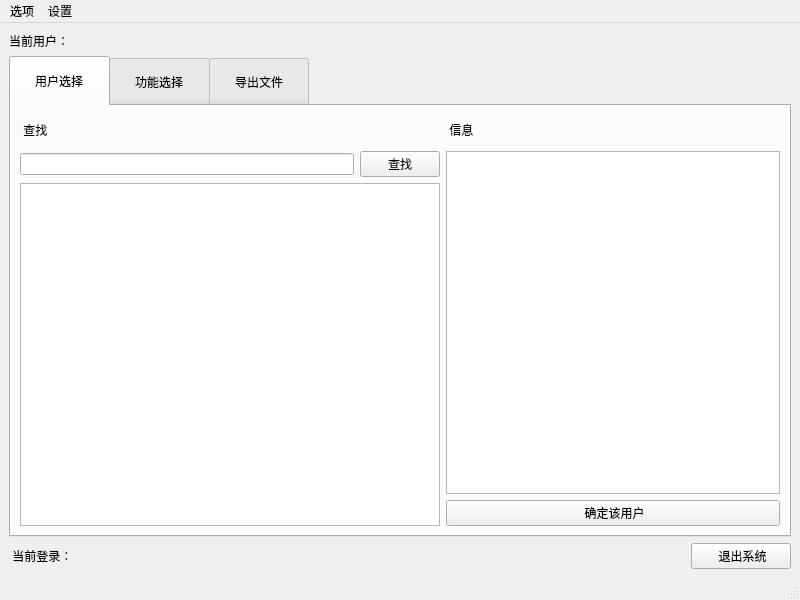
<?xml version="1.0" encoding="UTF-8"?>
<ui version="4.0">
 <class>MainWindow</class>
 <widget class="QMainWindow" name="MainWindow">
  <property name="geometry">
   <rect>
    <x>0</x>
    <y>0</y>
    <width>800</width>
    <height>600</height>
   </rect>
  </property>
  <property name="windowTitle">
   <string>MainWindow</string>
  </property>
  <widget class="QWidget" name="centralwidget">
   <layout class="QGridLayout" name="gridLayout">
    <item row="2" column="0">
     <layout class="QHBoxLayout" name="horizontalLayout_4">
      <item>
       <widget class="QLabel" name="label_bottom">
        <property name="text">
         <string> 当前登录：</string>
        </property>
       </widget>
      </item>
      <item>
       <widget class="QPushButton" name="pushButton_exit">
        <property name="maximumSize">
         <size>
          <width>100</width>
          <height>50</height>
         </size>
        </property>
        <property name="text">
         <string> 退出系统</string>
        </property>
       </widget>
      </item>
     </layout>
    </item>
    <item row="0" column="0">
     <widget class="QLabel" name="label_top">
      <property name="text">
       <string>当前用户：</string>
      </property>
     </widget>
    </item>
    <item row="1" column="0">
     <widget class="QTabWidget" name="tabWidget">
      <property name="styleSheet">
       <string notr="true">QTabBar::tab{min-height: 50px; min-width: 100px;}</string>
      </property>
      <property name="tabPosition">
       <enum>QTabWidget::North</enum>
      </property>
      <property name="tabShape">
       <enum>QTabWidget::Rounded</enum>
      </property>
      <property name="currentIndex">
       <number>0</number>
      </property>
      <property name="iconSize">
       <size>
        <width>160</width>
        <height>176</height>
       </size>
      </property>
      <widget class="QWidget" name="tab_selectUser">
       <attribute name="title">
        <string>用户选择</string>
       </attribute>
       <layout class="QGridLayout" name="gridLayout_2">
        <item row="0" column="0">
         <widget class="QLabel" name="label_2">
          <property name="sizePolicy">
           <sizepolicy hsizetype="Preferred" vsizetype="Expanding">
            <horstretch>0</horstretch>
            <verstretch>0</verstretch>
           </sizepolicy>
          </property>
          <property name="maximumSize">
           <size>
            <width>16777215</width>
            <height>30</height>
           </size>
          </property>
          <property name="text">
           <string> 查找</string>
          </property>
         </widget>
        </item>
        <item row="2" column="0" colspan="2">
         <widget class="QListView" name="listView_showUsers"/>
        </item>
        <item row="1" column="0">
         <widget class="QLineEdit" name="lineEdit_searchUser"/>
        </item>
        <item row="1" column="1">
         <widget class="QPushButton" name="pushButton_findUser">
          <property name="maximumSize">
           <size>
            <width>100</width>
            <height>50</height>
           </size>
          </property>
          <property name="text">
           <string>查找</string>
          </property>
         </widget>
        </item>
        <item row="0" column="2">
         <widget class="QLabel" name="label">
          <property name="sizePolicy">
           <sizepolicy hsizetype="Preferred" vsizetype="Expanding">
            <horstretch>0</horstretch>
            <verstretch>0</verstretch>
           </sizepolicy>
          </property>
          <property name="maximumSize">
           <size>
            <width>16777215</width>
            <height>30</height>
           </size>
          </property>
          <property name="text">
           <string> 信息</string>
          </property>
         </widget>
        </item>
        <item row="1" column="2" rowspan="2">
         <layout class="QVBoxLayout" name="verticalLayout">
          <item>
           <widget class="QTableView" name="tableView"/>
          </item>
          <item>
           <widget class="QPushButton" name="pushButton_confirm">
            <property name="text">
             <string> 确定该用户</string>
            </property>
           </widget>
          </item>
         </layout>
        </item>
       </layout>
      </widget>
      <widget class="QWidget" name="tab_select">
       <attribute name="title">
        <string>功能选择</string>
       </attribute>
       <layout class="QGridLayout" name="gridLayout_3">
        <item row="0" column="0">
         <layout class="QVBoxLayout" name="verticalLayout_2">
          <item>
           <layout class="QHBoxLayout" name="horizontalLayout_3">
            <item>
             <widget class="QLabel" name="label_3">
              <property name="sizePolicy">
               <sizepolicy hsizetype="Expanding" vsizetype="Fixed">
                <horstretch>0</horstretch>
                <verstretch>0</verstretch>
               </sizepolicy>
              </property>
              <property name="maximumSize">
               <size>
                <width>16777215</width>
                <height>50</height>
               </size>
              </property>
              <property name="text">
               <string>预览</string>
              </property>
             </widget>
            </item>
            <item>
             <widget class="QPushButton" name="pushButton_selectPic">
              <property name="sizePolicy">
               <sizepolicy hsizetype="Expanding" vsizetype="Fixed">
                <horstretch>0</horstretch>
                <verstretch>0</verstretch>
               </sizepolicy>
              </property>
              <property name="maximumSize">
               <size>
                <width>200</width>
                <height>50</height>
               </size>
              </property>
              <property name="text">
               <string>选择照片...</string>
              </property>
             </widget>
            </item>
           </layout>
          </item>
          <item>
           <widget class="customedGraphicsView" name="graphicsView">
            <property name="sizePolicy">
             <sizepolicy hsizetype="Expanding" vsizetype="Fixed">
              <horstretch>0</horstretch>
              <verstretch>0</verstretch>
             </sizepolicy>
            </property>
            <property name="maximumSize">
             <size>
              <width>16777215</width>
              <height>1000</height>
             </size>
            </property>
           </widget>
          </item>
         </layout>
        </item>
        <item row="0" column="1">
         <layout class="QVBoxLayout" name="verticalLayout_3">
          <item>
           <widget class="QLabel" name="label_selectFunction">
            <property name="text">
             <string>  功能选择</string>
            </property>
           </widget>
          </item>
          <item>
           <layout class="QHBoxLayout" name="horizontalLayout">
            <item>
             <widget class="QPushButton" name="pushButton">
              <property name="sizePolicy">
               <sizepolicy hsizetype="Expanding" vsizetype="Expanding">
                <horstretch>0</horstretch>
                <verstretch>0</verstretch>
               </sizepolicy>
              </property>
              <property name="maximumSize">
               <size>
                <width>200</width>
                <height>100</height>
               </size>
              </property>
              <property name="text">
               <string>功能1</string>
              </property>
             </widget>
            </item>
            <item>
             <widget class="QPushButton" name="pushButton_2">
              <property name="sizePolicy">
               <sizepolicy hsizetype="Expanding" vsizetype="Expanding">
                <horstretch>0</horstretch>
                <verstretch>0</verstretch>
               </sizepolicy>
              </property>
              <property name="maximumSize">
               <size>
                <width>200</width>
                <height>100</height>
               </size>
              </property>
              <property name="text">
               <string>功能2</string>
              </property>
             </widget>
            </item>
            <item>
             <widget class="QPushButton" name="pushButton_3">
              <property name="sizePolicy">
               <sizepolicy hsizetype="Expanding" vsizetype="Expanding">
                <horstretch>0</horstretch>
                <verstretch>0</verstretch>
               </sizepolicy>
              </property>
              <property name="maximumSize">
               <size>
                <width>200</width>
                <height>100</height>
               </size>
              </property>
              <property name="text">
               <string>功能3</string>
              </property>
             </widget>
            </item>
            <item>
             <widget class="QPushButton" name="pushButton_4">
              <property name="sizePolicy">
               <sizepolicy hsizetype="Expanding" vsizetype="Expanding">
                <horstretch>0</horstretch>
                <verstretch>0</verstretch>
               </sizepolicy>
              </property>
              <property name="maximumSize">
               <size>
                <width>200</width>
                <height>100</height>
               </size>
              </property>
              <property name="text">
               <string>功能4</string>
              </property>
             </widget>
            </item>
           </layout>
          </item>
          <item>
           <layout class="QHBoxLayout" name="horizontalLayout_5">
            <item>
             <widget class="QPushButton" name="pushButton_5">
              <property name="sizePolicy">
               <sizepolicy hsizetype="Expanding" vsizetype="Expanding">
                <horstretch>0</horstretch>
                <verstretch>0</verstretch>
               </sizepolicy>
              </property>
              <property name="maximumSize">
               <size>
                <width>200</width>
                <height>100</height>
               </size>
              </property>
              <property name="text">
               <string>功能5</string>
              </property>
             </widget>
            </item>
            <item>
             <widget class="QPushButton" name="pushButton_6">
              <property name="sizePolicy">
               <sizepolicy hsizetype="Expanding" vsizetype="Expanding">
                <horstretch>0</horstretch>
                <verstretch>0</verstretch>
               </sizepolicy>
              </property>
              <property name="maximumSize">
               <size>
                <width>200</width>
                <height>100</height>
               </size>
              </property>
              <property name="text">
               <string>功能6</string>
              </property>
             </widget>
            </item>
            <item>
             <widget class="QPushButton" name="pushButton_7">
              <property name="sizePolicy">
               <sizepolicy hsizetype="Expanding" vsizetype="Expanding">
                <horstretch>0</horstretch>
                <verstretch>0</verstretch>
               </sizepolicy>
              </property>
              <property name="maximumSize">
               <size>
                <width>200</width>
                <height>100</height>
               </size>
              </property>
              <property name="text">
               <string>功能7</string>
              </property>
             </widget>
            </item>
            <item>
             <widget class="QPushButton" name="pushButton_8">
              <property name="sizePolicy">
               <sizepolicy hsizetype="Expanding" vsizetype="Expanding">
                <horstretch>0</horstretch>
                <verstretch>0</verstretch>
               </sizepolicy>
              </property>
              <property name="maximumSize">
               <size>
                <width>200</width>
                <height>100</height>
               </size>
              </property>
              <property name="text">
               <string>功能8</string>
              </property>
             </widget>
            </item>
           </layout>
          </item>
          <item>
           <spacer name="verticalSpacer">
            <property name="orientation">
             <enum>Qt::Vertical</enum>
            </property>
            <property name="sizeHint" stdset="0">
             <size>
              <width>20</width>
              <height>40</height>
             </size>
            </property>
           </spacer>
          </item>
         </layout>
        </item>
       </layout>
      </widget>
      <widget class="QWidget" name="tab_3">
       <attribute name="title">
        <string>导出文件</string>
       </attribute>
       <layout class="QGridLayout" name="gridLayout_4">
        <item row="0" column="0">
         <widget class="QLabel" name="label_4">
          <property name="text">
           <string>当前信息</string>
          </property>
         </widget>
        </item>
        <item row="0" column="1">
         <widget class="QPushButton" name="pushButton_export">
          <property name="sizePolicy">
           <sizepolicy hsizetype="Expanding" vsizetype="Expanding">
            <horstretch>0</horstretch>
            <verstretch>0</verstretch>
           </sizepolicy>
          </property>
          <property name="maximumSize">
           <size>
            <width>200</width>
            <height>50</height>
           </size>
          </property>
          <property name="text">
           <string> 导出文件...</string>
          </property>
         </widget>
        </item>
        <item row="1" column="0" colspan="2">
         <widget class="QTableView" name="tableView_2"/>
        </item>
       </layout>
      </widget>
     </widget>
    </item>
   </layout>
  </widget>
  <widget class="QMenuBar" name="menubar">
   <property name="geometry">
    <rect>
     <x>0</x>
     <y>0</y>
     <width>800</width>
     <height>26</height>
    </rect>
   </property>
   <widget class="QMenu" name="menu">
    <property name="title">
     <string>选项</string>
    </property>
   </widget>
   <widget class="QMenu" name="menu_2">
    <property name="title">
     <string>设置</string>
    </property>
   </widget>
   <addaction name="menu"/>
   <addaction name="menu_2"/>
  </widget>
  <widget class="QStatusBar" name="statusbar"/>
 </widget>
 <customwidgets>
  <customwidget>
   <class>customedGraphicsView</class>
   <extends>QGraphicsView</extends>
   <header>customedGraphicsView.h</header>
  </customwidget>
 </customwidgets>
 <resources/>
 <connections/>
</ui>
